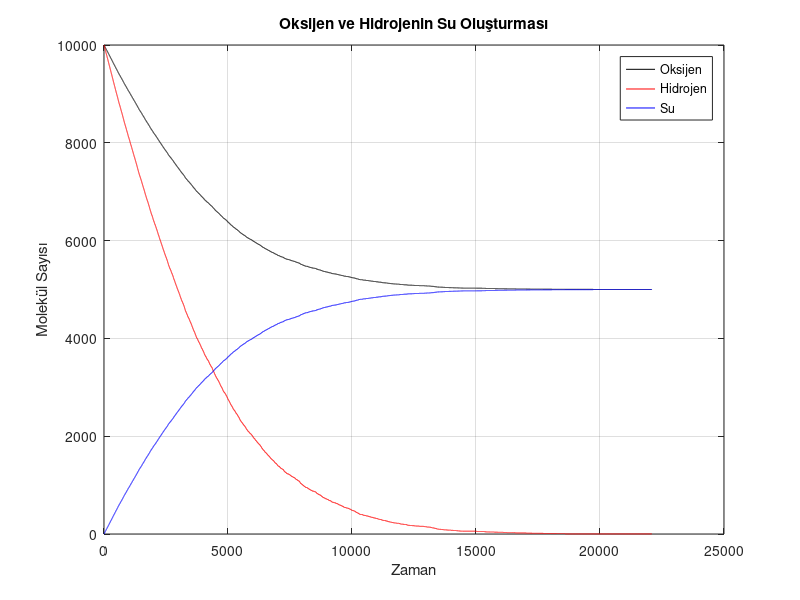

The MATLAB source for this figure:
clear all;
clc;
close all;



t = 1;
h(1) = 10000;
o(1) = 10000;
h2o(1) = 0;
while 1 
   
    if h(t)< 2 || o(t) < 1
        break
    end
    
    prob_h2o(t) = h(t)/o(t);
    a = rand();

    if a < prob_h2o(t)
        h(t+1) = h(t) - 2;
        o(t+1) = o(t) - 1;
        h2o(t+1) = h2o(t) +1;
    else 
        h(t+1) = h(t);
        o(t+1) = o(t);
        h2o(t+1) = h2o(t);
    end

t = t +1;

end
plot(1:t,o,'k',1:t,h,'r',1:t,h2o,'b');
title("Oksijen ve Hidrojenin Su Oluşturması")
legend("Oksijen","Hidrojen","Su")
grid on 
xlabel("Zaman")
ylabel("Molekül Sayısı")

